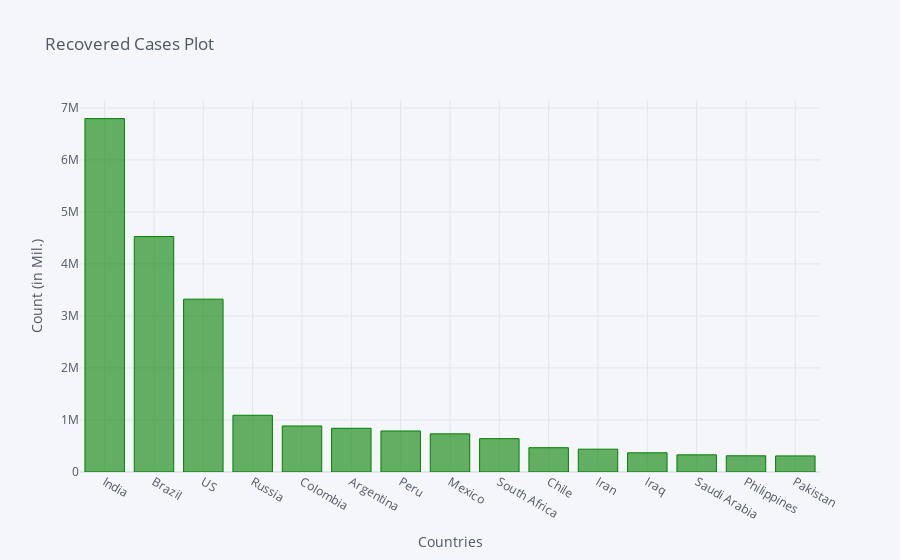

Notebook code for this chart:
### Code cell
recovered_df2_plot.iplot(kind='bar', x='Country/Region', y='10/21/20',color='green',
                         title='Recovered Cases Plot',xTitle='Countries',yTitle='Count (in Mil.)')

### Figure 1 — Plotly figure (JSON) as saved in the notebook; plotly's stock layout.template omitted (floating-point values rounded to 4 significant figures)
{"data": [{"marker": {"color": "rgba(0, 128, 0, 0.6)", "line": {"color": "rgba(0, 128, 0, 1.0)", "width": 1}}, "name": "10/21/20", "orientation": "v", "text": "", "type": "bar", "x": ["India", "Brazil", "US", "Russia", "Colombia", "Argentina", "Peru", "Mexico", "South Africa", "Chile", "Iran", "Iraq", "Saudi Arabia", "Philippines", "Pakistan"], "y": [6795103, 4526393, 3323354, 1091264, 884895, 840520, 788494, 733897, 641706, 467269, 438709, 369010, 329715, 311506, 309136]}], "layout": {"legend": {"bgcolor": "#F5F6F9", "font": {"color": "#4D5663"}}, "paper_bgcolor": "#F5F6F9", "plot_bgcolor": "#F5F6F9", "title": {"font": {"color": "#4D5663"}, "text": "Recovered Cases Plot"}, "xaxis": {"gridcolor": "#E1E5ED", "showgrid": true, "tickfont": {"color": "#4D5663"}, "title": {"font": {"color": "#4D5663"}, "text": "Countries"}, "zerolinecolor": "#E1E5ED"}, "yaxis": {"gridcolor": "#E1E5ED", "showgrid": true, "tickfont": {"color": "#4D5663"}, "title": {"font": {"color": "#4D5663"}, "text": "Count (in Mil.)"}, "zerolinecolor": "#E1E5ED"}}}
